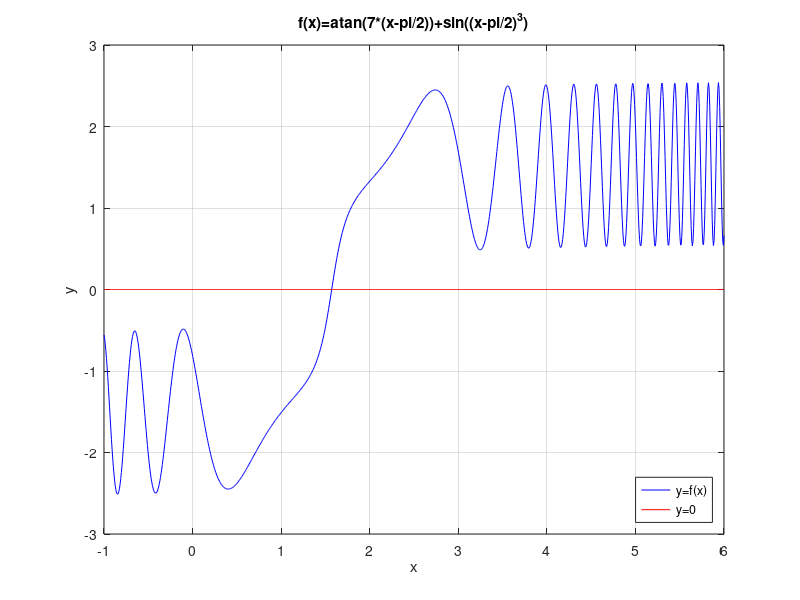

Source code (MATLAB):

%%%%%%%%%%%%%%%%%%%%%%%%%%%%%%%%%%%%%%%%%%%%%%%%%%%%%%%%%%%%%%%%%%%%%%%%%%%%%%%%%%
%            %%%%%%%%%%%%%%%%%%%%%%%%%%%%%%%%%%%%%%%%%%%%%%%%%%%%%%%%%%          
%            
%                            SOLUTION 3rd Homework Assignment              
%                            
%                                        in 
%
%                      Numerical Methods for  Scientific Computing
%
%
%
%            %%%%%%%%%%%%%%%%%%%%%%%%%%%%%%%%%%%%%%%%%%%%%%%%%%%%%%%%%%
%%%%%%%%%%%%%%%%%%%%%%%%%%%%%%%%%%%%%%%%%%%%%%%%%%%%%%%%%%%%%%%%%%%%%%%%%%%%%%%%%%

%% Exercise 1a


close all
clear all
clc

% definition of domain grid
a=-1;
b= 6;
x=linspace(a,b,1000);

% definition of the function
f = @(x) atan(7*(x-(pi/2)))+sin((x-(pi/2)).^3);
y=f(x);

% definition of the reference axis to find the zeros
y0=zeros(length(x),1);


% Plot
figure(1);
plot(x,y,'b',x,y0,'r')
title('f(x)=atan(7*(x-pi/2))+sin((x-pi/2)^3)')
xlabel('x')
ylabel('y')
legend('y=f(x)','y=0','Location', 'SouthEast')
grid on


